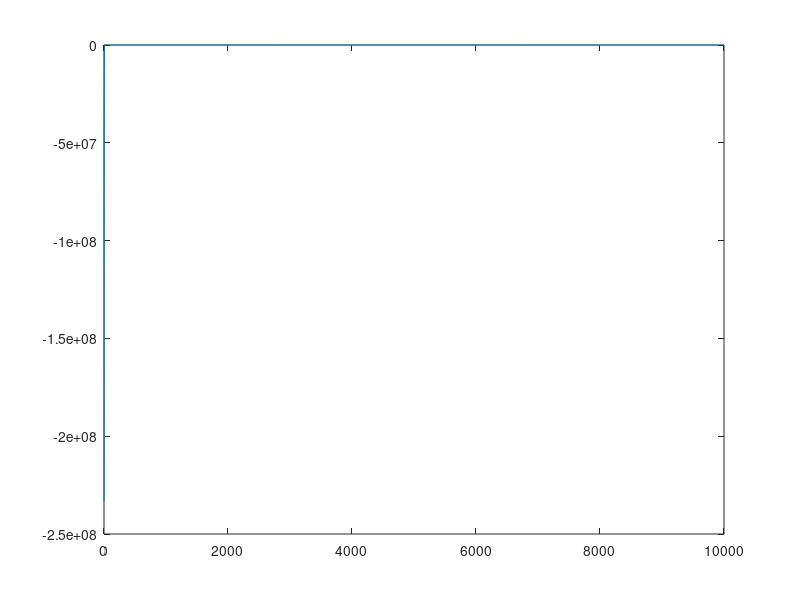

Write the MATLAB code that produced this figure.
% Disculpa por todas las faltas de ortografia, Matlab no permite acentos. 

clear all;
close all;
clc;

tic;
%% funcion
% para n variables, se utiliza el formato x(:,i), donde i es la variable
% entre 1 y n. Algoritmo genetico busca maximizar. 

% funcion x1^2+x2^2+10 debera¡ escribirse como:
% 'x(:,1).^2 + x(:,2).^4 + 10'

func = '-x(:,1).^2 - x(:,2).^2';

%% Parametros
nv = 2; % Numero de variables
iteraciones = 10000;

%Se pueden tomar valores unitarios o como vectores de n dimensiones. 
x_min = [-10000 -50000]; % x min
x_max = [10000 50000]; % x max
tp = [1 2]; % tamanio de paso


elmnts = (x_max-x_min)./tp+1;
nbits = ceil(log2(elmnts));

%% Generar la poblacion
np=256; % Numero de pobladores
mp = sum(nbits);% ancho matriz pobladores (suma de bits de cada variable)


xe = zeros(3/2*np,nv); % X perteneciente a los enteros positivos (2^n)
for i=1:nv
    xe(:,i) = randi([1,2^nbits(i)-1],3/2*np,1);
end

x = xe.*tp + x_min; % X perteneciente a los reales

acum = cumsum([1 nbits]); % acumulados en binarios
xb = zeros(3/2*np,sum(nbits)); % x en binarios
hb = zeros(np,sum(nbits)); % hijos binarios
he = zeros(np,nv); % hijos enteros
selh = zeros(np,sum(nbits));

hist = zeros(iteraciones,1);









%% Algoritmo Genetico

for k=1:iteraciones
    fx = eval(func); % evaluamos la funcion
    
    for i=1:nv
       xb(:,acum(i):acum(i+1)-1) = de2bi(xe(:,i)); % convertimos a binarios
    end
    
    %% Seleccion.
    
    [out, idx] = sort(fx);    
%     pb = xb(idx,:); % todos los padres en binario  
    p = x(idx(np+1:end),:);
    pe = xe(idx(np+1:end),:);
    pb = xb(idx(np+1:end),:); % la mitad de los padres (los mejores)
   
    hist(k) = mean(out(np:end));
    %% Cruzamiento por mascara
    
    sel = randi([1,np/2],np,sum(nbits)); % Mascaras
    for i=1:sum(nbits)
        hb(:,i) = pb(sel(:,i),i); % hijos binarios cruzados
    end

    %% Mutacion
    
    pct = .075; % muta el pct porciento de los digitos de los hijos
    mut = rand(np,sum(nbits)); % Crea matriz de mutacion
    hb(mut<pct) = abs(hb(mut<pct)-1); % hijos binarios mutados
    
    for i=1:nv
        he(:,i) = bi2de(hb(:,acum(i):acum(i+1)-1)); % hijos a enteros
    end
    h = he.*tp + x_min; % hijos

    x = [h;p]; % Vector x a evaluar.
    xe = (x - x_min)./tp;
end   

disp(fx)   
plot(hist)
toc;
